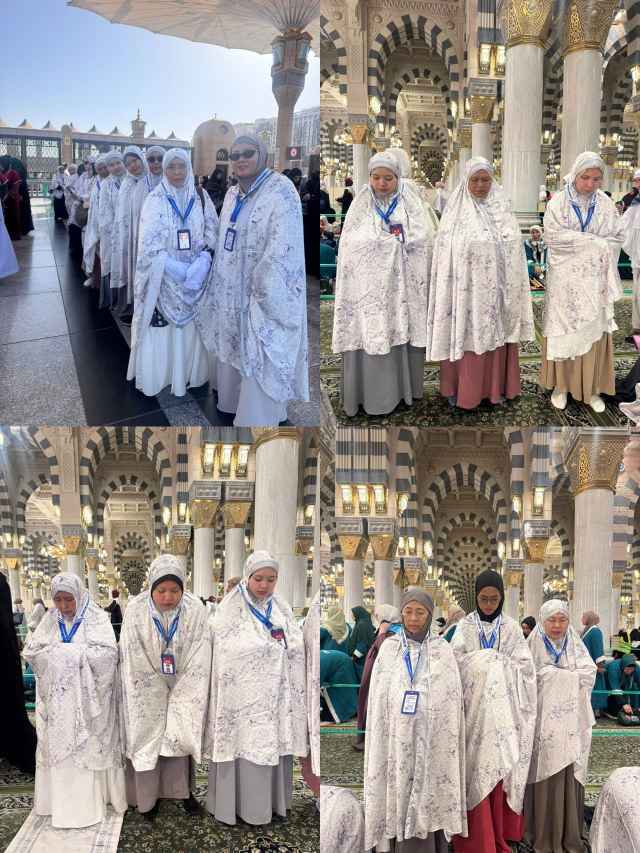
#> input picture ronde-b-1126/1820/raw/s_nb.jpg, 1280 x 1706 px, given as the content of the folder ../raw/s_nb.jpg, which was not available (shown at 1/2 size)
$ python grid.py ../raw/s_nb.jpg ../raw/sheet_1.jpg
#> lines starting #> are read from the running program, lines starting #| are printed output that depends on the picture
import sys,glob,os
from PIL import Image,ImageDraw
fs=sorted(glob.glob(sys.argv[1]+'/*.jpg')); out=sys.argv[2]; per=30; W=260;H=195
for s in range(0,len(fs),per):
    ch=fs[s:s+per]; g=Image.new('RGB',(W*6,H*5),'white'); d=ImageDraw.Draw(g)
#> after `g = Image.new('RGB', (W * 6, H * 5), 'white')`: g: PIL image 1560x975 RGB; every value is 255
    for k,f in enumerate(ch):
        try: im=Image.open(f).convert('RGB')
#> im is the input picture: PIL image 1280x1706 RGB; mean R, G, B 151.8, 146.1, 143.5
        except: continue
        im.thumbnail((W-4,H-4)); x=(k%6)*W; y=(k//6)*H; g.paste(im,(x,y))
#> after `im.thumbnail((W - 4, H - 4))`:
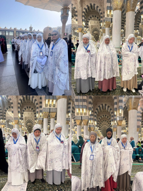
#> im: PIL image 143x191 RGB; mean R, G, B 151.8, 146.1, 143.5
#> after `g.paste(im, (x, y))`:
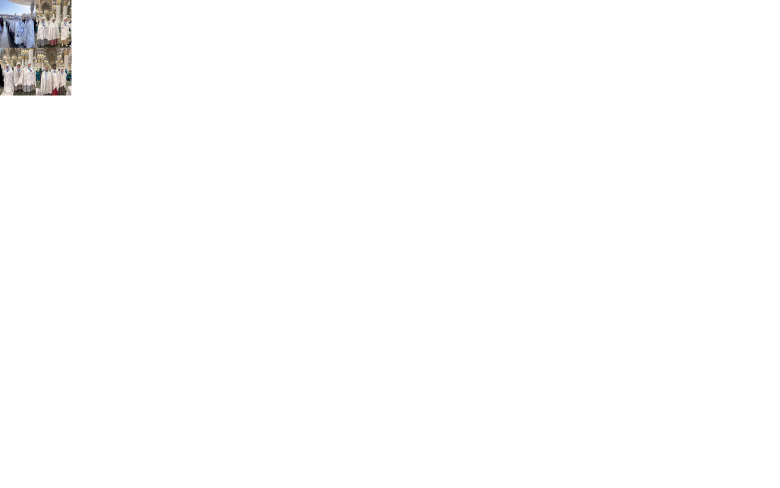
#> g: PIL image 1560x975 RGB (shown at 1/2 size); mean R, G, B 253.1, 253, 253
        d.rectangle([x,y,x+40,y+16],fill='yellow'); d.text((x+2,y+2),os.path.basename(f)[:-4],fill='black')
    g.save('%s_%d.jpg'%(out,s//per+1),quality=80)

$ run again, on ronde-b-1126/1820/raw/sheet_1.jpg
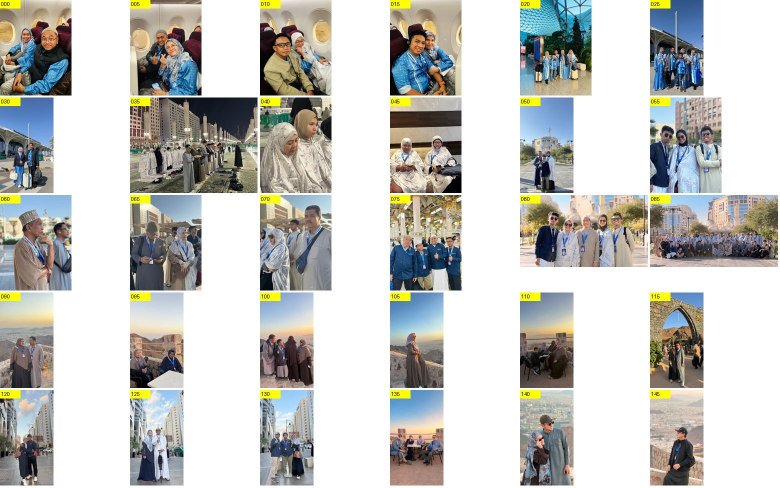
#> input picture ronde-b-1126/1820/raw/sheet_1.jpg, 1560 x 975 px, given as the content of the folder ../raw/sheet_1.jpg, which was not available (shown at 1/2 size)
#> im is the input picture: PIL image 1560x975 RGB; mean R, G, B 196.1, 196.4, 192.3
#> `im.thumbnail((W - 4, H - 4))`:
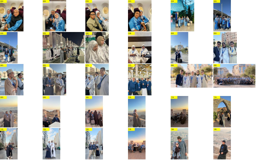
#> im: PIL image 256x160 RGB; mean R, G, B 195.9, 196.2, 192.2
#> `g.paste(im, (x, y))`:
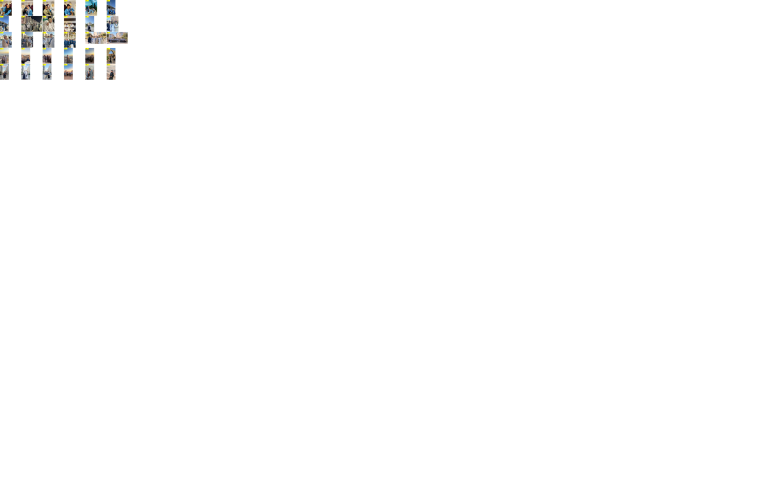
#> g: PIL image 1560x975 RGB (shown at 1/2 size); mean R, G, B 253.4, 253.4, 253.3

$ run again, on ronde-b-1126/1820/raw/sheet_4.jpg
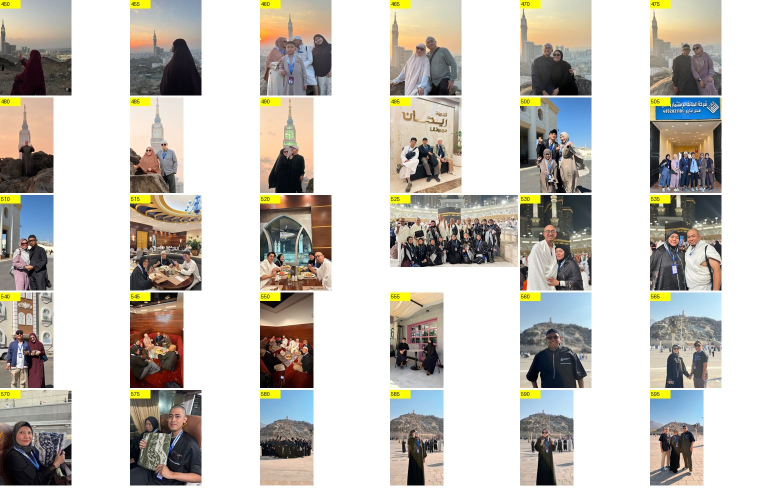
#> input picture ronde-b-1126/1820/raw/sheet_4.jpg, 1560 x 975 px, given as the content of the folder ../raw/sheet_4.jpg, which was not available (shown at 1/2 size)
#> im is the input picture: PIL image 1560x975 RGB; mean R, G, B 198.7, 194.9, 188.5
#> `im.thumbnail((W - 4, H - 4))`:
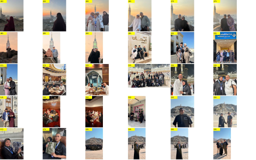
#> im: PIL image 256x160 RGB; mean R, G, B 198.5, 194.7, 188.3
#> `g.paste(im, (x, y))`:
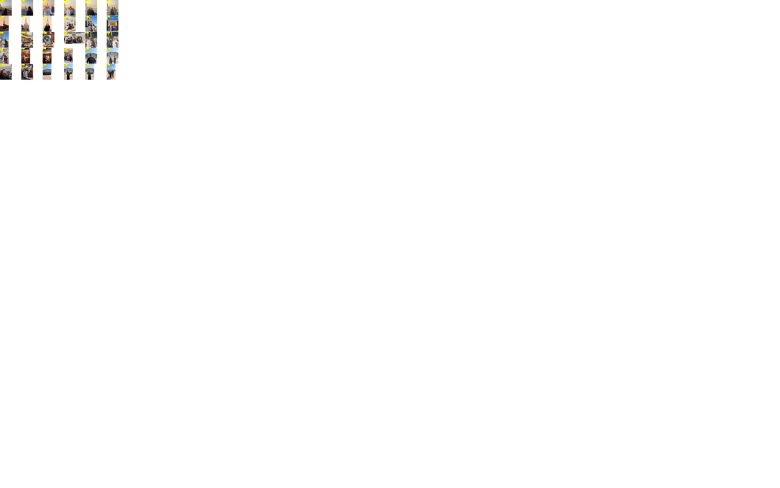
#> g: PIL image 1560x975 RGB (shown at 1/2 size); mean R, G, B 253.5, 253.4, 253.2
